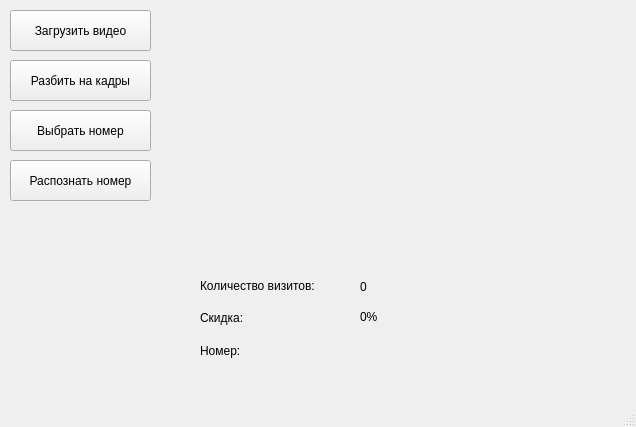
<?xml version="1.0" encoding="UTF-8"?>
<ui version="4.0">
 <class>MainWindow</class>
 <widget class="QMainWindow" name="MainWindow">
  <property name="geometry">
   <rect>
    <x>0</x>
    <y>0</y>
    <width>636</width>
    <height>427</height>
   </rect>
  </property>
  <property name="windowTitle">
   <string>Parking</string>
  </property>
  <widget class="QWidget" name="centralwidget">
   <widget class="QPushButton" name="pushButton">
    <property name="geometry">
     <rect>
      <x>10</x>
      <y>10</y>
      <width>141</width>
      <height>41</height>
     </rect>
    </property>
    <property name="text">
     <string>Загрузить видео</string>
    </property>
   </widget>
   <widget class="QPushButton" name="pushButton_2">
    <property name="geometry">
     <rect>
      <x>10</x>
      <y>60</y>
      <width>141</width>
      <height>41</height>
     </rect>
    </property>
    <property name="text">
     <string>Разбить на кадры</string>
    </property>
   </widget>
   <widget class="QPushButton" name="pushButton_3">
    <property name="geometry">
     <rect>
      <x>10</x>
      <y>110</y>
      <width>141</width>
      <height>41</height>
     </rect>
    </property>
    <property name="text">
     <string>Выбрать номер</string>
    </property>
   </widget>
   <widget class="QPushButton" name="pushButton_4">
    <property name="geometry">
     <rect>
      <x>10</x>
      <y>160</y>
      <width>141</width>
      <height>41</height>
     </rect>
    </property>
    <property name="text">
     <string>Распознать номер</string>
    </property>
   </widget>
   <widget class="QLabel" name="label_7">
    <property name="geometry">
     <rect>
      <x>290</x>
      <y>340</y>
      <width>161</width>
      <height>31</height>
     </rect>
    </property>
    <property name="text">
     <string/>
    </property>
   </widget>
   <widget class="QLabel" name="label_2">
    <property name="geometry">
     <rect>
      <x>360</x>
      <y>280</y>
      <width>47</width>
      <height>13</height>
     </rect>
    </property>
    <property name="text">
     <string>0</string>
    </property>
   </widget>
   <widget class="QLabel" name="label_3">
    <property name="geometry">
     <rect>
      <x>200</x>
      <y>340</y>
      <width>71</width>
      <height>21</height>
     </rect>
    </property>
    <property name="text">
     <string>Номер:</string>
    </property>
   </widget>
   <widget class="QLabel" name="label">
    <property name="geometry">
     <rect>
      <x>200</x>
      <y>270</y>
      <width>141</width>
      <height>31</height>
     </rect>
    </property>
    <property name="toolTipDuration">
     <number>-1</number>
    </property>
    <property name="text">
     <string>Количество визитов:</string>
    </property>
   </widget>
   <widget class="QLabel" name="label_4">
    <property name="geometry">
     <rect>
      <x>200</x>
      <y>310</y>
      <width>71</width>
      <height>16</height>
     </rect>
    </property>
    <property name="text">
     <string>Скидка:</string>
    </property>
   </widget>
   <widget class="QLabel" name="label_6">
    <property name="geometry">
     <rect>
      <x>170</x>
      <y>10</y>
      <width>441</width>
      <height>241</height>
     </rect>
    </property>
    <property name="text">
     <string/>
    </property>
    <property name="alignment">
     <set>Qt::AlignCenter</set>
    </property>
   </widget>
   <widget class="QLabel" name="label_5">
    <property name="geometry">
     <rect>
      <x>360</x>
      <y>310</y>
      <width>47</width>
      <height>13</height>
     </rect>
    </property>
    <property name="text">
     <string>0%</string>
    </property>
   </widget>
  </widget>
  <widget class="QMenuBar" name="menubar">
   <property name="geometry">
    <rect>
     <x>0</x>
     <y>0</y>
     <width>636</width>
     <height>21</height>
    </rect>
   </property>
  </widget>
  <widget class="QStatusBar" name="statusbar"/>
 </widget>
 <resources/>
 <connections/>
</ui>
